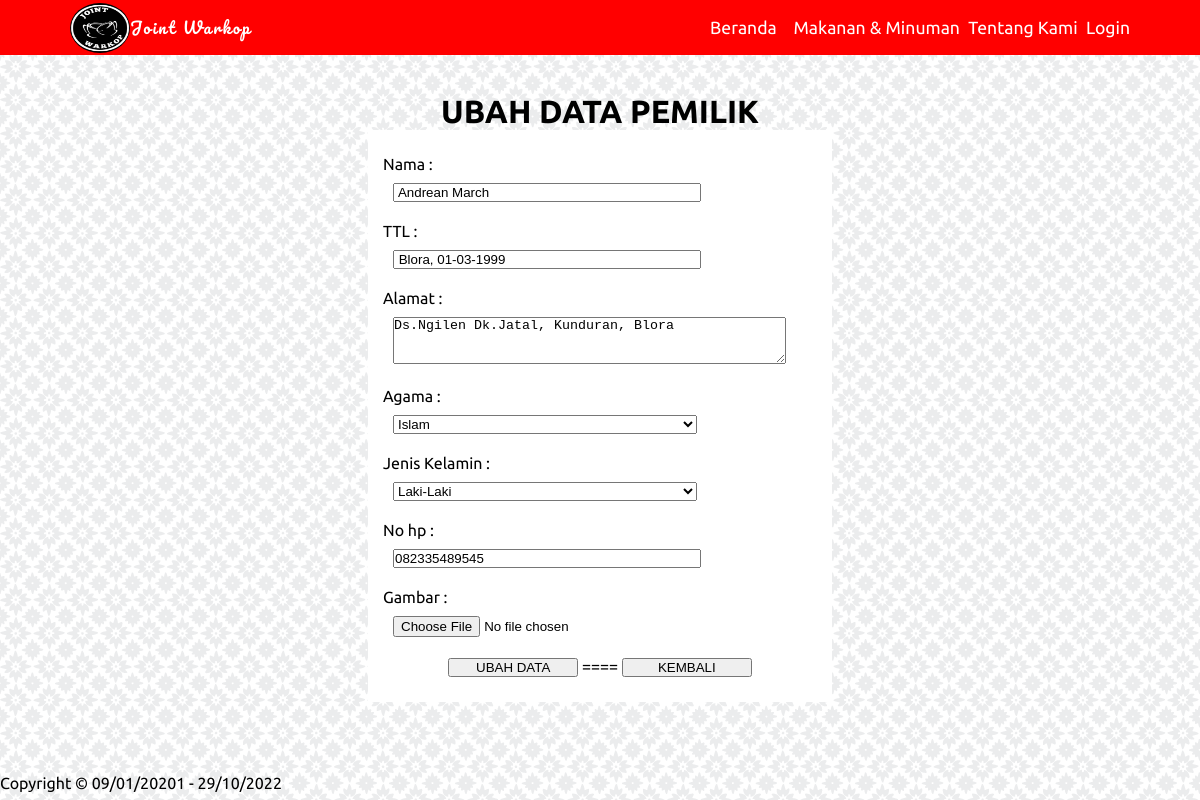
The page /admin/crudpemilik/ubah.php?id=1 on the database its author committed.
### tables this page shows
CREATE TABLE `pemilik` (
  `id_pemilik` int(11) NOT NULL AUTO_INCREMENT,
  `nama` varchar(30) DEFAULT NULL,
  `ttl` varchar(30) DEFAULT NULL,
  `alamat` varchar(150) DEFAULT NULL,
  `agama` enum('Islam','Kristen','Hindu','Budha') DEFAULT NULL,
  `jns_kelamin` enum('Laki-Laki','Perempuan') DEFAULT NULL,
  `nohp` char(13) DEFAULT NULL,
  `gambar` varchar(150) DEFAULT NULL,
  PRIMARY KEY (`id_pemilik`)
);

### function.php (called while the page is built, shortened)
<?php
$conn = mysqli_connect("localhost", "root", "", "jointwarkop");
function query($query){
	global  $conn;
	$result = mysqli_query($conn, $query);
	$rows = [];
	while ( $row = mysqli_fetch_assoc($result) ) {
		$rows[] = $row;
	}
	return $rows;
}
?>

### admin/crudpemilik/ubah.php (the view, shortened to what this page needs)
<?php
require '../../function.php';
$id = $_GET["id"];
$pemilik = query("SELECT * FROM pemilik WHERE id_pemilik = $id")[0];
?>
<!DOCTYPE html>
<html>
<head>
	<link rel="stylesheet" type="text/css" href="../../style.css">
</head>
<body>
	<nav>
		<div class="logo">
			<img class="glogo" src="../../gambar/logo.jpg" align="left" usemap="#Home"> <p><a href="../index.php">Joint Warkop</a></p>
		</div>
		<ul>
			<li><a href="../index.php"> Beranda </li>
			<li><a href="../mkmn.php"> Makanan & Minuman </a></li>
			<li><a href="../tentang.php"> Tentang Kami </a></li>
			<li><a href="../../login.php"> Login </a></li>
		</ul>
	</nav>
	<br>
  <div class="konten" align="center">
	<h1>UBAH DATA PEMILIK</h1>
	<form action="" method="post" enctype="multipart/form-data">
	<table border="0" cellpadding="10" cellspacing="5" style="background-color: white; width: 40%; padding: 10px;">
		<tr>
			<td style="text-align: left;">
			<ul style="list-style: none;">
			<li style="margin: 10px 0;">
				<label for="nama"> Nama : </label> <br>
				<input type="text" name="nama" id="nama" required autocomplete="off" style="margin: 10px; width: 70%; " value=" <?= $pemilik["nama"] ?> ">
			</li>
			<li style="margin: 10px 0;">
				<label for="ttl"> TTL : </label> <br>
				<input type="text" name="ttl" id="ttl" required autocomplete="off" style="margin: 10px; width: 70%; " value=" <?= $pemilik["ttl"] ?> ">
			</li>
			<li style="margin-top: 0;">
				<label for="alamat"> Alamat : </label><br>
				<textarea name="alamat" id="alamat" rows="3" cols="47" style="margin: 10px;"><?=$pemilik["alamat"]?> </textarea>
			</li>
			<li style="margin: 10px 0;">
				<label for="agama"> Agama : </label><br>
				 <select name="agama" id="agama" style="width: 70%; margin: 10px;">
					<option value="Islam">Islam</option>
				 </select>
			</li>
			<li style="margin: 10px 0;">
				<label for="jns_kelamin"> Jenis Kelamin : </label><br>
				 <select name="jns_kelamin" id="jns_kelamin" style="width: 70%; margin: 10px;">
					<option value="Laki-Laki">Laki-Laki</option>
				 </select>
			</li>
			<li style="margin: 10px 0;">
				<label for="nohp"> No hp : </label><br>
				<input type="text" name="nohp" id="nohp" s autocomplete="off" style="margin: 10px; width: 70%;" value="<?=$pemilik["nohp"]?>">
			</li>
			<li style="margin: 10px 0;">
				<label for="gambar"> Gambar : </label><br>
				<input type="file" name="gambar" id="gambar" s autocomplete="off" style="margin: 10px; width: 70%;"  value="<?=$pemilik["gambar"]?>">
			</li>
			<li style="margin: 10px 0;  text-align: center;">
				<button type="submit" name="submit" style="width: 30%;"> UBAH DATA </button> ====
				<button type="submit" name="submit" style="width: 30%; "><a href="../tentang.php" style="text-decoration: none; color: black;"> KEMBALI </a></button>
			</li>
		</ul>
		</td>
	</tr>
	</table>
	</form>
</div>
<div class="footer">
	<br><br><br><br>
	Copyright &copy; 09/01/20201 - <?php echo date("d/m/Y"); ?>
</div>
</body>
</html>

### style.css (style rules this page uses)
* { margin: 0; padding: 0; }
body { font-family: 'Ubuntu', sans-serif; background-color: white; background-image: url(gambar/moroccan-flower.png); }
nav { display: flex; background-color: red; justify-content: space-around; color: white; height: 55px; align-items: center; }
nav .logo { font-family: 'Pacifico', cursive; letter-spacing: 2px; width: 500px; }
p { padding-top: 10px; }
p a { text-decoration: none; color: white; }
nav .glogo { width: 60px; height: 50px; border-radius: 50%; }
nav ul { display: flex; list-style: none; width: 35%; justify-content: space-between; }
nav ul li a { color: white; text-decoration: none; font-size: 1.1em; }
.konten { margin-top: 20px; margin-left: 20px; margin-right: 20px; }
.footer { bottom: 0px; }
td { text-align: center; vertical-align: middle; text-decoration-style: bold; }

### rows shown on the page
pemilik: nama "Andrean March", ttl "Blora, 01-03-1999", alamat "Ds.Ngilen Dk.Jatal, Kunduran, Blora", nohp "082335489545"
